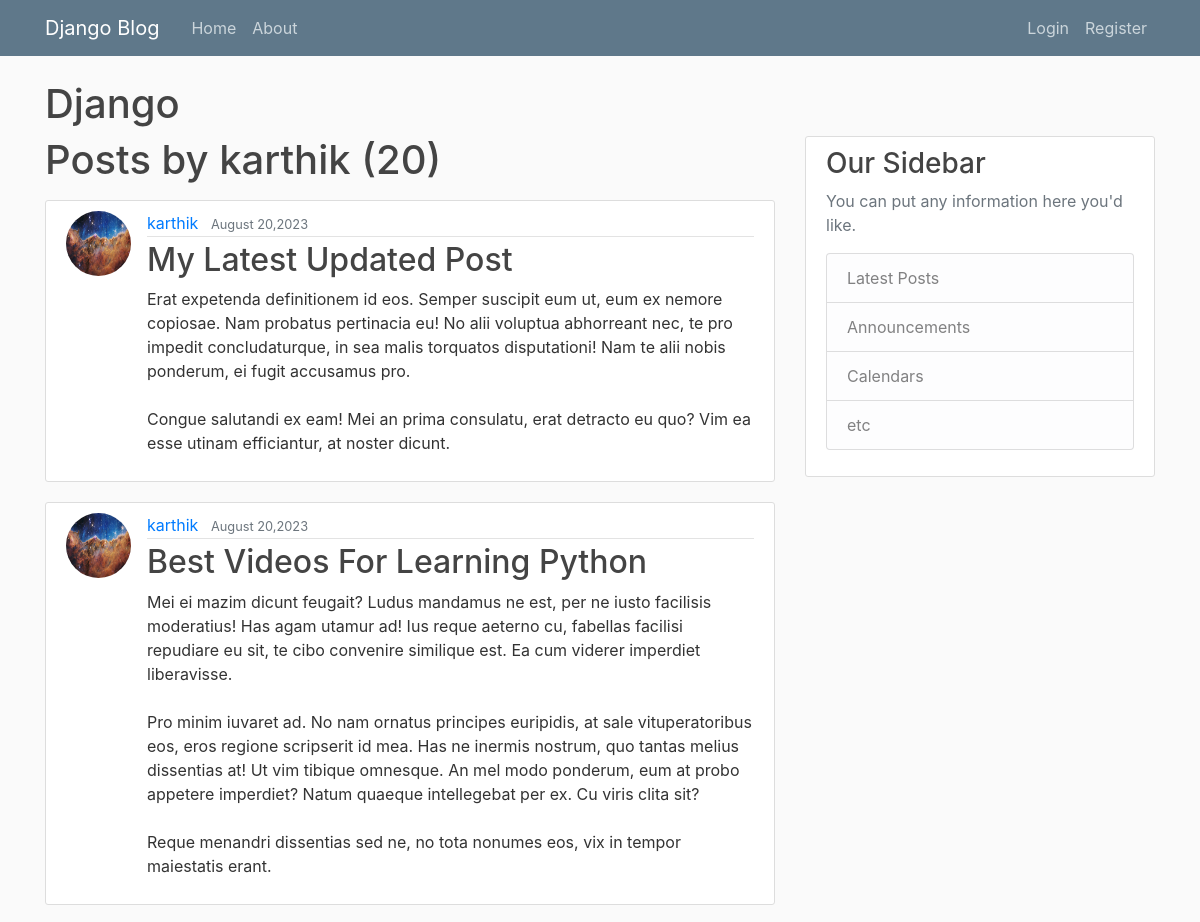
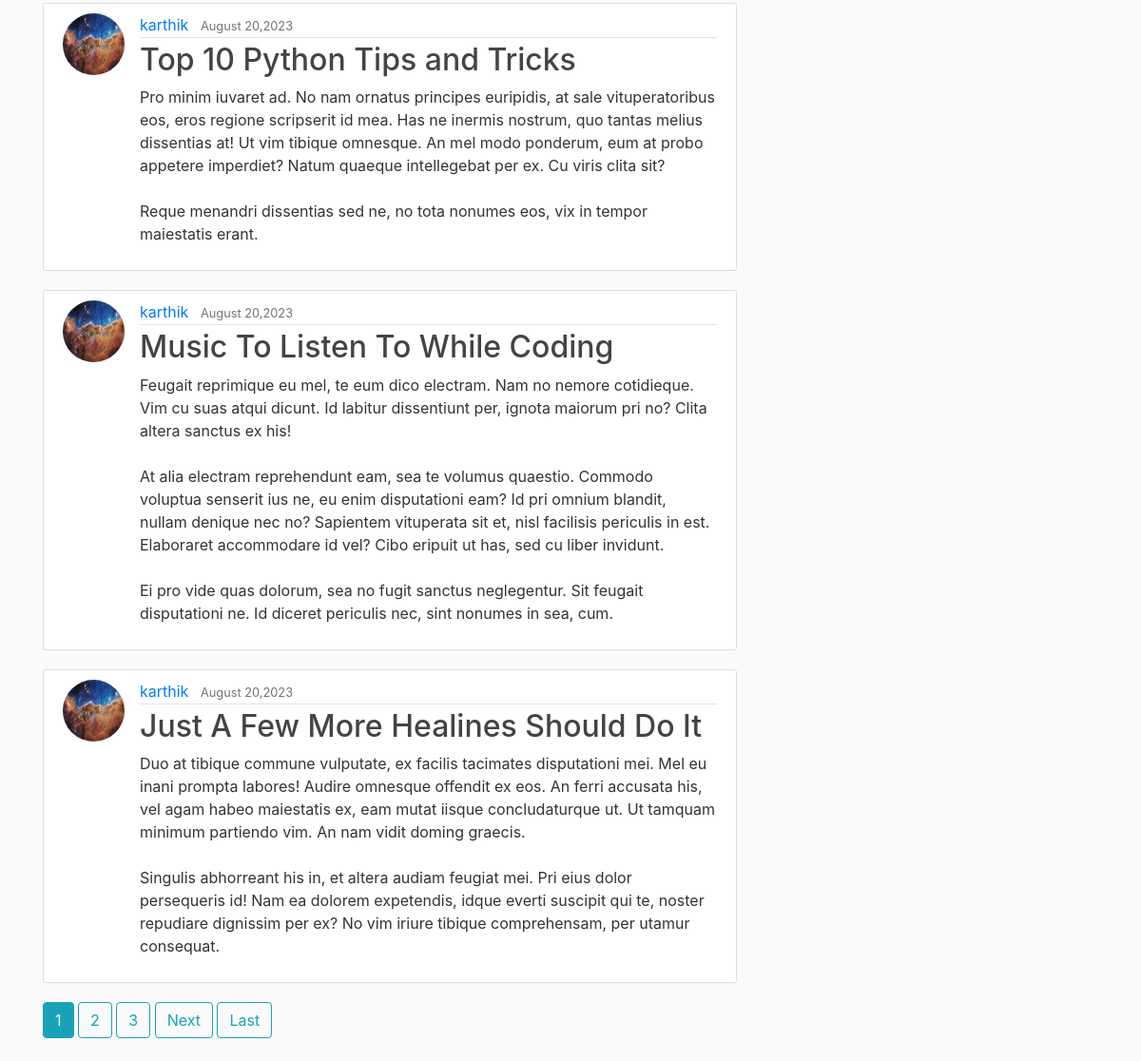
/user/karthik, run on the app's committed database (2 pictures, top to bottom).
### blog/models.py (models this page shows, shortened)
class Post(models.Model):
    title = models.CharField(max_length=100)
    content = models.TextField()
    date_posted = models.DateTimeField(default = timezone.now) # if we use auto_now_add=True we will never be able to edit date posted instead we
    author = models.ForeignKey(User, on_delete=models.CASCADE) # we need to get the author details from the auth table hence import user above

### users/models.py (models this page shows, shortened)
class profile(models.Model):
    user = models.OneToOneField(User, on_delete=models.CASCADE)
    image = models.ImageField(default='default.jpg',upload_to='profile_pics')

### blog/views.py (the view)
# urls.py: path('user/<str:username>', UserPostListView.as_view(), name='user-posts'),
class UserPostListView(ListView):
    model = Post
    template_name = 'blog/user_posts.html' #<app-name>/<model>_<view-type>.html
    context_object_name = 'posts'
    paginate_by = 5
    def get_queryset(self):
        user = get_object_or_404(User, username=self.kwargs.get('username'))
        return Post.objects.filter(author=user).order_by('-date_posted')

### blog/templates/blog/user_posts.html (shortened to what this page needs)
{% extends "blog/base.html" %}
{% block content %}
    <h1 class="mb-3">Posts by {{view.kwargs.username}} ({{page_obj.paginator.count}})</h1>
    {% for post in posts %}
        <article class="media content-section">
            <img class="rounded-circle article-img" src="{{post.author.profile.image.url}}">
            <div class="media-body">
                <div class="article-metadata">
                    <a class="mr-2" href="{% url 'user-posts' post.author.username %}">{{ post.author }}</a>
                    <small class="text-muted">{{ post.date_posted|date:"F d,Y" }}</small>
                </div>
                <h2><a class="article-title" href="{% url 'post-detail' post.id%}">{{ post.title }}</a></h2>
                <p class="article-content">{{ post.content }}</p>
            </div>
        </article>
    {% endfor %}
    {% if is_paginated %}
      {% for num in page_obj.paginator.page_range %}
        {% if page_obj.number == num %}
          <a class="btn btn-info mb-4" href="?page={{ num }}">{{ num }}</a>
        {% elif num > page_obj.number|add:'-3' and num < page_obj.number|add:'3' %}
          <a class="btn btn-outline-info mb-4" href="?page={{ num }}">{{ num }}</a>
        {% endif %}
      {% endfor %}
      {% if page_obj.has_next %}
        <a class="btn btn-outline-info mb-4" href="?page={{ page_obj.next_page_number }}">Next</a>
        <a class="btn btn-outline-info mb-4" href="?page={{ page_obj.paginator.num_pages }}">Last</a>
      {% endif %}
    {% endif %}
{% endblock content %}

### blog/static/blog/main.css (style rules this page uses)
body { background: #fafafa; color: #333333; margin-top: 5rem; }
h1, h2, h3, h4, h5, h6 { color: #444444; }
.content-section { background: #ffffff; padding: 10px 20px; border: 1px solid #dddddd; border-radius: 3px; margin-bottom: 20px; }
.article-title { color: #444444; }
.article-content { white-space: pre-line; }
.article-img { height: 65px; width: 65px; margin-right: 16px; }
.article-metadata { padding-bottom: 1px; margin-bottom: 4px; border-bottom: 1px solid #e3e3e3 }

### data on the page
Post: author.profile.image (picture), author "karthik", date_posted "August 20,2023", title "My Latest Updated Post", content "Erat expetenda definitionem id eos. Semper suscipit eum ut, eum ex nemore copiosae. Nam probatus pertinacia eu! No alii voluptua abhorreant nec, te pro impedit concludaturque, in sea malis torquatos disputationi! Nam te alii nobis ponderum, ei fugit accusamus pro. Congue salutandi ex eam! Mei an prima consulatu, erat detracto eu quo? Vim ea esse utinam efficiantur, at noster dicunt."
Post: author.profile.image (picture), author "karthik", date_posted "August 20,2023", title "Best Videos For Learning Python", content "Mei ei mazim dicunt feugait? Ludus mandamus ne est, per ne iusto facilisis moderatius! Has agam utamur ad! Ius reque aeterno cu, fabellas facilisi repudiare eu sit, te cibo convenire similique est. Ea cum viderer imperdiet liberavisse. Pro minim iuvaret ad. No nam ornatus principes euripidis, at sale vituperatoribus eos, eros regione scripserit id mea. Has ne inermis nostrum, quo tantas melius dissentias at! Ut vim tibique omnesque. An mel modo ponderum, eum at probo appetere imperdiet? Natum quaeque intellegebat per ex. Cu viris clita sit? Reque menandri dissentias sed ne, no tota nonumes eos, vix in tempor maiestatis erant."
Post: author.profile.image (picture), author "karthik", date_posted "August 20,2023", title "Top 10 Python Tips and Tricks", content "Pro minim iuvaret ad. No nam ornatus principes euripidis, at sale vituperatoribus eos, eros regione scripserit id mea. Has ne inermis nostrum, quo tantas melius dissentias at! Ut vim tibique omnesque. An mel modo ponderum, eum at probo appetere imperdiet? Natum quaeque intellegebat per ex. Cu viris clita sit? Reque menandri dissentias sed ne, no tota nonumes eos, vix in tempor maiestatis erant."
Post: author.profile.image (picture), author "karthik", date_posted "August 20,2023", title "Music To Listen To While Coding", content "Feugait reprimique eu mel, te eum dico electram. Nam no nemore cotidieque. Vim cu suas atqui dicunt. Id labitur dissentiunt per, ignota maiorum pri no? Clita altera sanctus ex his! At alia electram reprehendunt eam, sea te volumus quaestio. Commodo voluptua senserit ius ne, eu enim disputationi eam? Id pri omnium blandit, nullam denique nec no? Sapientem vituperata sit et, nisl facilisis periculis in est. Elaboraret accommodare id vel? Cibo eripuit ut has, sed cu liber invidunt. Ei pro vide quas dolorum, sea no fugit sanctus neglegentur. Sit feugait disputationi ne. Id diceret periculis nec, sint nonumes in sea, cum."
Post: author.profile.image (picture), author "karthik", date_posted "August 20,2023", title "Just A Few More Healines Should Do It", content "Duo at tibique commune vulputate, ex facilis tacimates disputationi mei. Mel eu inani prompta labores! Audire omnesque offendit ex eos. An ferri accusata his, vel agam habeo maiestatis ex, eam mutat iisque concludaturque ut. Ut tamquam minimum partiendo vim. An nam vidit doming graecis. Singulis abhorreant his in, et altera audiam feugiat mei. Pri eius dolor persequeris id! Nam ea dolorem expetendis, idque everti suscipit qui te, noster repudiare dignissim per ex? No vim iriure tibique comprehensam, per utamur consequat."

### other printed values
{{ view.kwargs.username }} "karthik"
{{ page_obj.paginator.count }} "20"
{{ num }} "1"
{{ num }} "2" "3"
